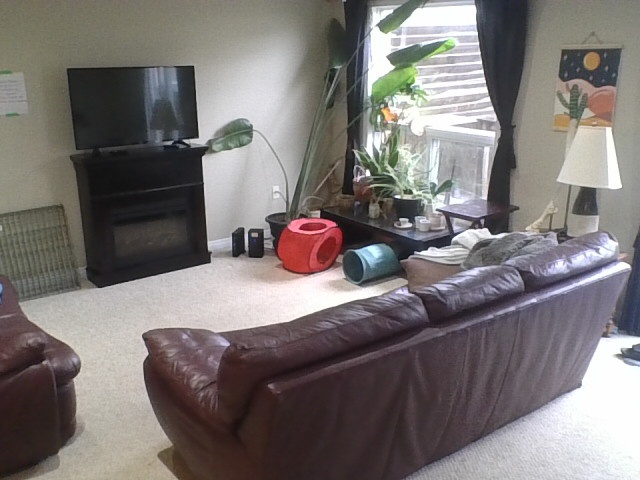
#> input picture python/test_set/capture_2.jpg, 640 x 480 px, found by its file name
$ python edge-detection.py   (older library calls are emulated)
#> lines starting #> are read from the running program, lines starting #| are printed output that depends on the picture; after the words box and inside, x2 and y2 are one past the last pixel; in counts of white or black regions, pixels touching at a corner belong together
#Testing to see what edge detection looks like for baseline images and whether it could reasonably be used to filter baseline_comp results
#Source 1: https://learnopencv.com/edge-detection-using-opencv/

import cv2
import numpy as np

def sobel_edge_detection(image):
    # Ensure image is grayscale
    if len(image.shape) == 3:
        gray_image = cv2.cvtColor(image, cv2.COLOR_BGR2GRAY)
    else:
        gray_image = image

    # Define Sobel kernels for x and y directions
    sobel_x = np.array([[-1, 0, 1],
                        [-2, 0, 2],
                        [-1, 0, 1]])

    sobel_y = np.array([[-1, -2, -1],
                        [ 0,  0,  0],
                        [ 1,  2,  1]])

    # Apply the Sobel filter in x and y directions using convolution
    grad_x = cv2.filter2D(gray_image, cv2.CV_64F, sobel_x)
    grad_y = cv2.filter2D(gray_image, cv2.CV_64F, sobel_y)

    # Calculate the magnitude of the gradient
    grad_magnitude = np.sqrt(grad_x**2 + grad_y**2)

    # Normalize to 0-255 and convert to uint8
    grad_magnitude = np.uint8(255 * grad_magnitude / np.max(grad_magnitude))

    return grad_magnitude


# Read the original image
img = cv2.imread('python/test_set/capture_2.jpg')
#> img is the input picture: shape (480, 640, 3); mean B, G, R 116.4, 117.9, 123.6
# Display original image
cv2.imshow('Original', img)
cv2.waitKey(0)

# Convert to graycsale
img_gray = cv2.cvtColor(img, cv2.COLOR_BGR2GRAY)
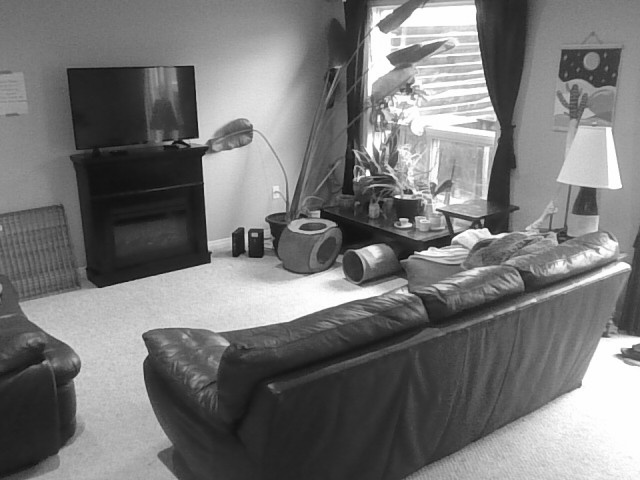
#> img_gray: shape (480, 640); min 11, max 255, mean 119.4
# Blur the image for better edge detection
img_blur = cv2.GaussianBlur(img_gray, (5,5), 0)

# Sobel Edge Detection
sobelx = cv2.Sobel(src=img_blur, ddepth=cv2.CV_64F, dx=1, dy=0, ksize=5) # Sobel Edge Detection on the X axis
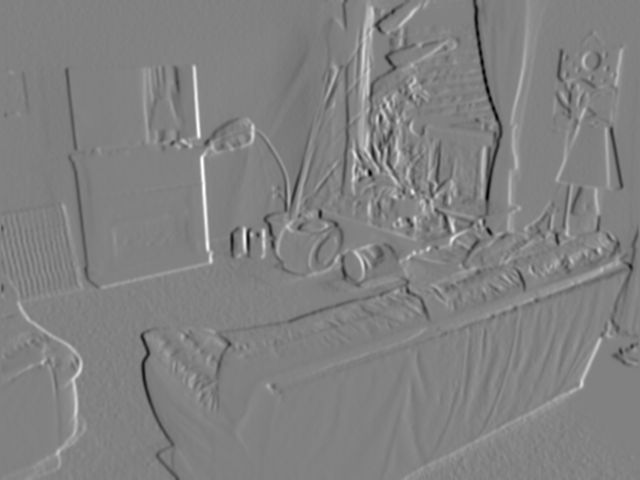
#> sobelx: shape (480, 640) float64; min -6424, max 6250, mean 11.2; drawn with min black and max white
sobely = cv2.Sobel(src=img_blur, ddepth=cv2.CV_64F, dx=0, dy=1, ksize=5) # Sobel Edge Detection on the Y axis
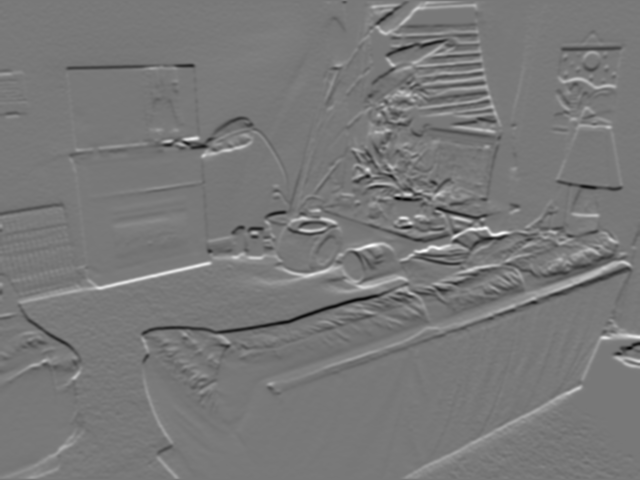
#> sobely: shape (480, 640) float64; min -6091, max 6774, mean 4.6; drawn with min black and max white
sobelxy = cv2.Sobel(src=img_blur, ddepth=cv2.CV_64F, dx=1, dy=1, ksize=5) # Combined X and Y Sobel Edge Detection
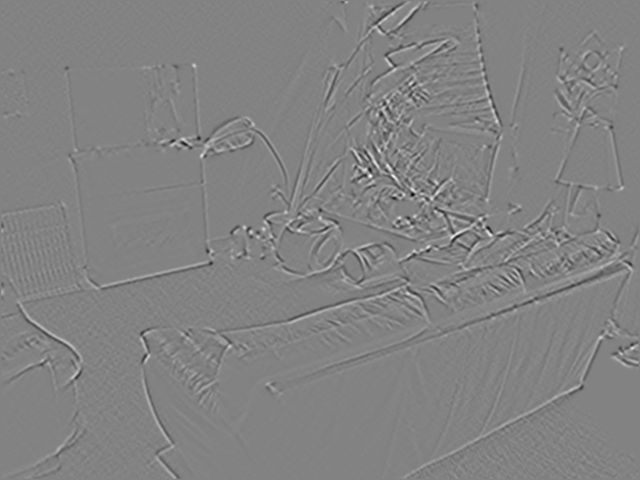
#> sobelxy: shape (480, 640) float64; min -1059, max 1007, mean 0; drawn with min black and max white
sobelMag = sobel_edge_detection(img_blur)
#> in sobel_edge_detection, `grad_magnitude = np.sqrt(grad_x**2 + grad_y**2)`:
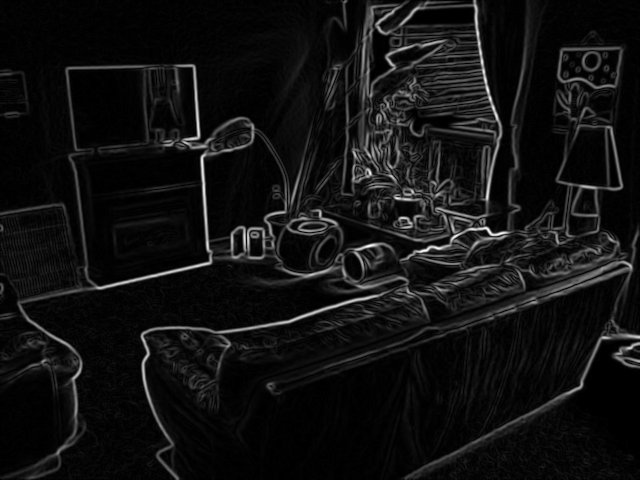
#> grad_magnitude: shape (480, 640) float64; min 0, max 498.4, mean 34.9; drawn with min black and max white

denoised_sobelMag_fastNl = cv2.fastNlMeansDenoising(sobelMag, None, 10, 7, 21)

_, threshed_img = cv2.threshold(sobelMag, 0, 255, cv2.THRESH_BINARY_INV | cv2.THRESH_OTSU)
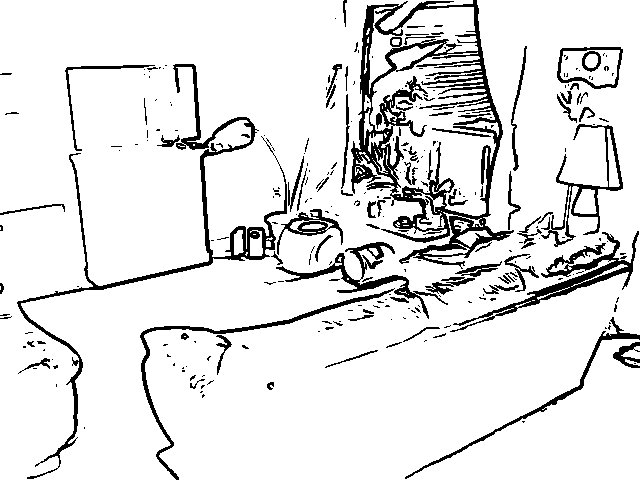
#> threshed_img: shape (480, 640); 89.3% white; 281 black regions (202 under 20 px), largest, box (x1, y1, x2, y2) and area: (351, 0, 514, 269) 11037, (17, 64, 287, 479) 4710, (450, 231, 639, 332) 2580
_, threshed_img_denoised = cv2.threshold(denoised_sobelMag_fastNl, 0, 255, cv2.THRESH_BINARY_INV | cv2.THRESH_OTSU)
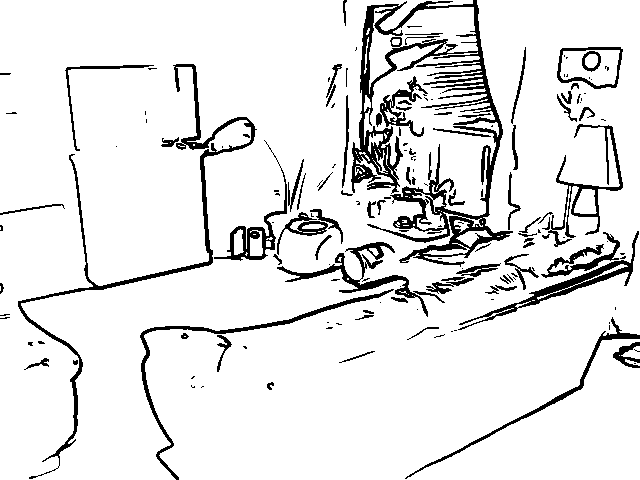
#> threshed_img_denoised: shape (480, 640); 90.1% white; 160 black regions (85 under 20 px), largest, box (x1, y1, x2, y2) and area: (351, 0, 513, 267) 9889, (18, 64, 257, 479) 3484, (277, 242, 445, 317) 1690

# [7 lines of commented-out code are left out]
cv2.imshow('Thresholded Denoised Sobel Magnitude', threshed_img_denoised)
cv2.waitKey(0)

diff_img = cv2.imread(r'python\output\2024-11-13_20-19-16\threshed.jpg')

#> (the run stopped early here; a loop or call above may not have finished)
